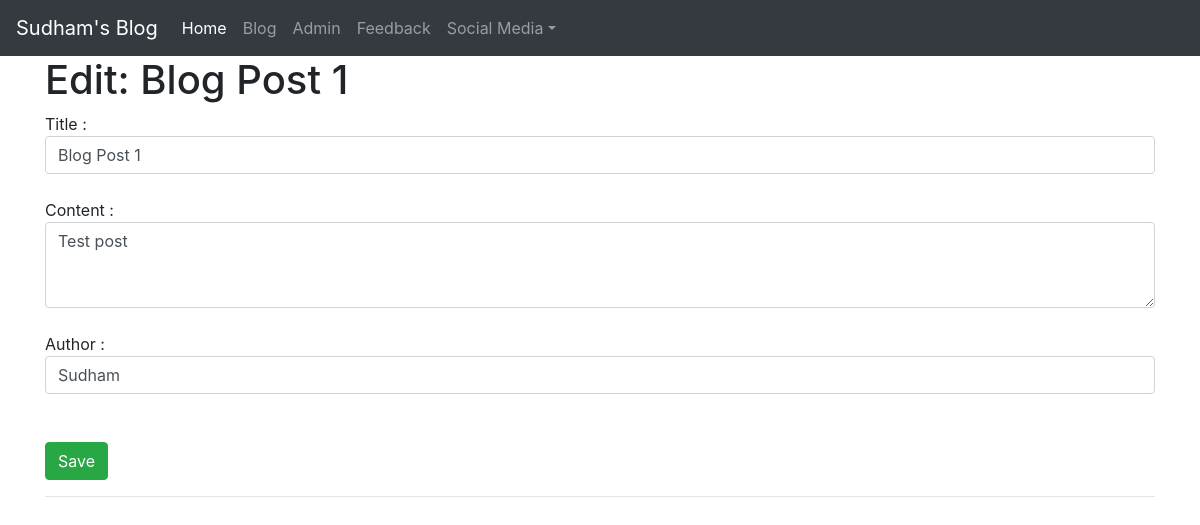
The page /blog/edit/1 on the database its author committed.
### main.py (models this page shows, shortened)
class Post(db.Model):
	id = db.Column(db.Integer, primary_key=True)
	title = db.Column(db.String(50), nullable=False)
	content = db.Column(db.Text, nullable=False)
	author = db.Column(db.String(20))
	date_time = db.Column(db.DateTime, nullable=True, default=dt.now)
	post_edited = db.Column(db.String, default='Posted')

### main.py (the view)
@app.route('/blog/edit/<id>', methods=['GET', 'POST'])
def edit(id):
	post = Post.query.get_or_404(id)
	if request.method == 'POST':
		post.title = request.form['title']
		post.content = request.form['content']
		post.author = request.form['author']
		post.date_time = dt.now()
		post.post_edited = 'Edited'
		db.session.commit()
		all_posts = Post.query.order_by(Post.date_time.desc())
		return render_template("admin_blog.html", posts=all_posts)
	else:
		return render_template("edit.html", post=post)

### templates/edit.html (shortened to what this page needs)
{% extends 'base.html'%}
{% block body %}
<h1>Edit: {{ post.title }}</h1>
<form action="/blog/edit/{{ post.id }}" method='POST'>
    Title :
    <br>
    <input type="text" name="title" id="title" value='{{post.title}}' class="form-control" placeholder="Enter title">
    <br>
    Content :
    <br>
    <textarea  class="form-control" id="content" name="content" rows="3" required=True placeholder="Enter content" >{{post.content}}</textarea>
    <br>
    Author :
    <br>
    <input type="text" name="author" id="author" value='{{post.author}}' class="form-control"  placeholder="Enter your name">
    <br><br>
    <input type="submit" value="Save" class="btn btn-success">
</form>
<hr>
{% endblock %}

### rows shown on the page
Post: title "Blog Post 1", content "Test post", author "Sudham"
